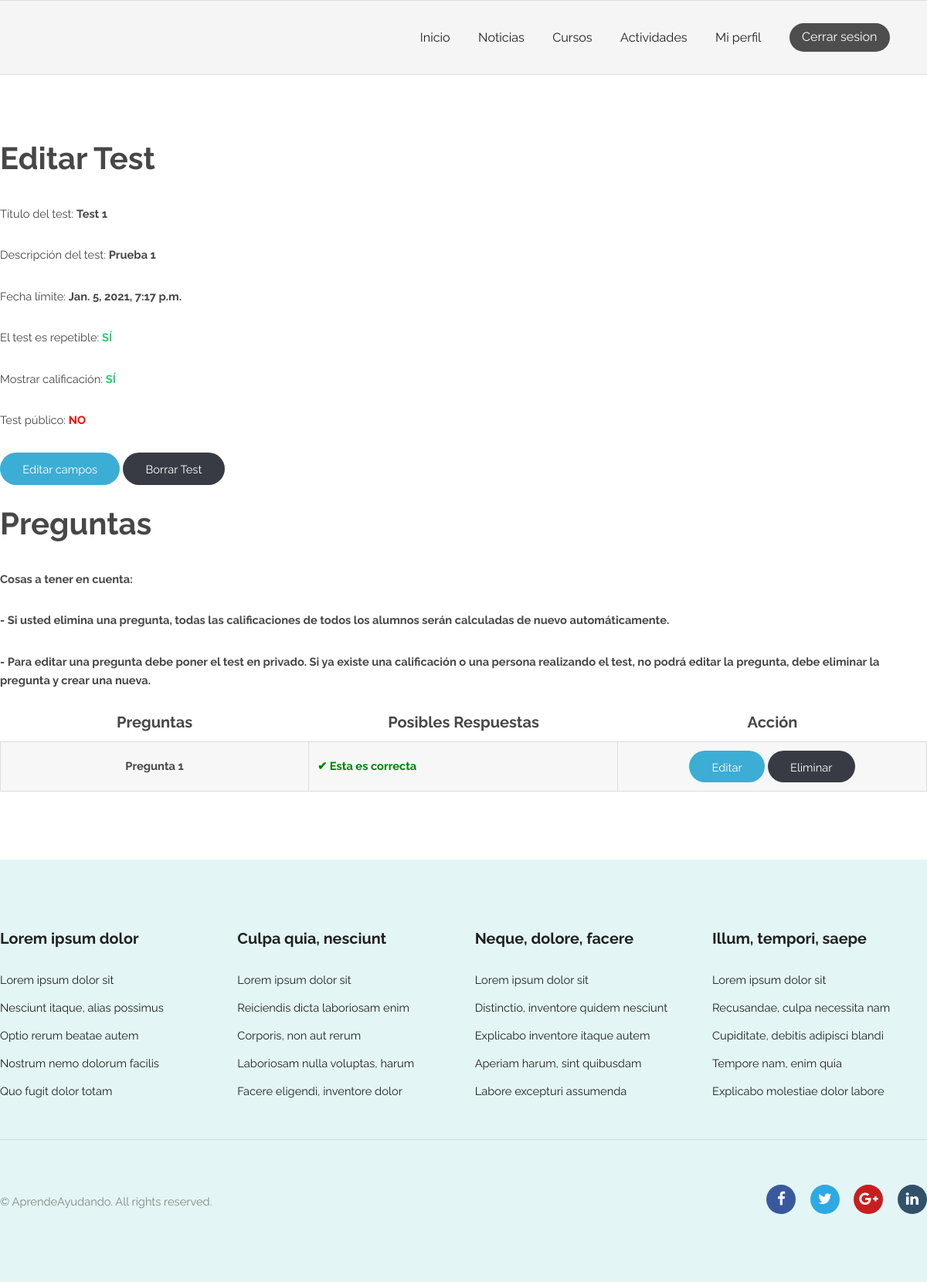
Before: /quiz/administrationquiz/2/ (signed in) with the older database file.
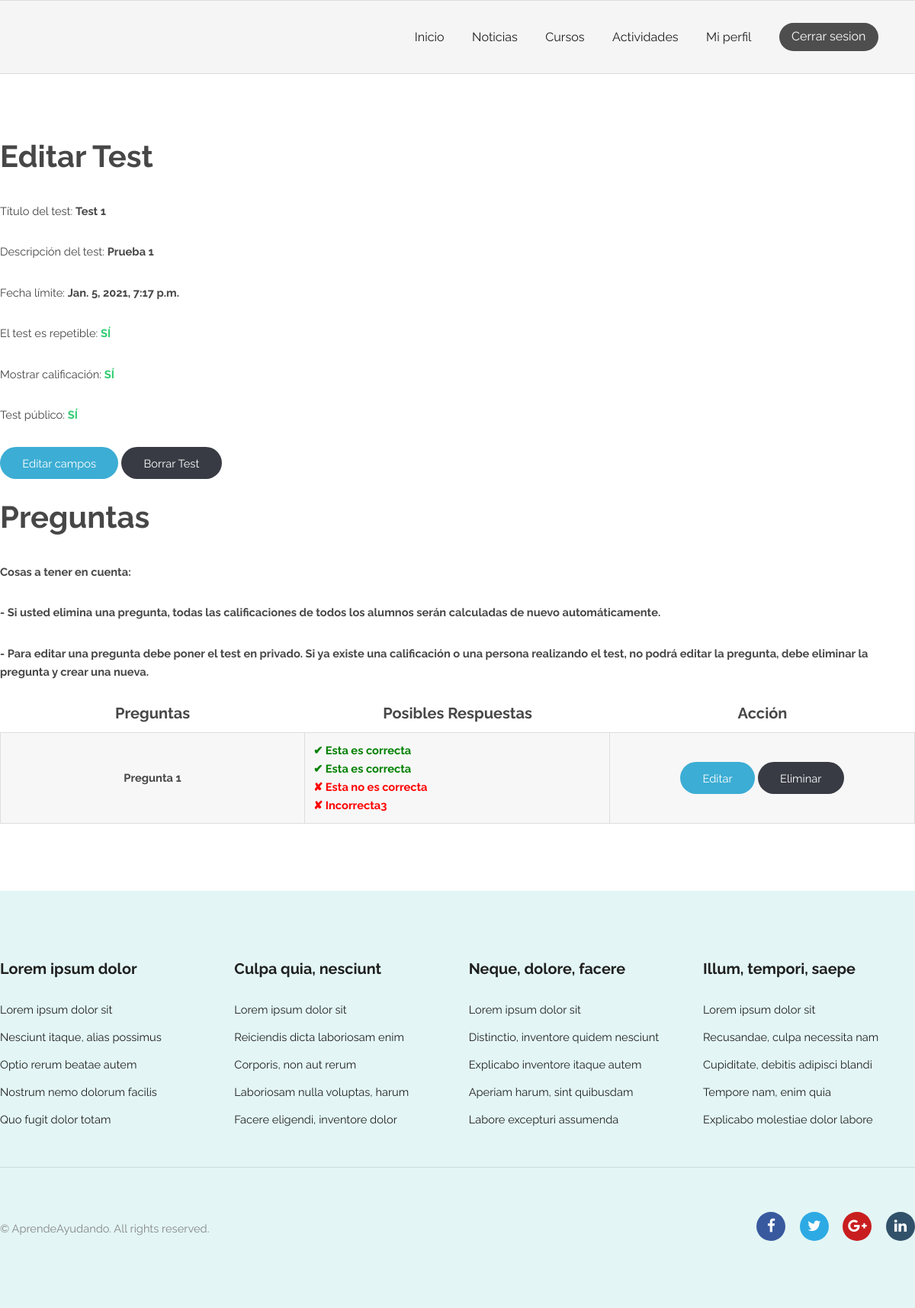
After: the same page with the newer database file.
### quiz/models.py (models this page shows, shortened)
class Quiz(models.Model):
    title = models.CharField(max_length=50)
    description = models.CharField(max_length=1000, blank=True, null=True)
    maximum_date = models.DateTimeField(verbose_name="Maximum Date", null=True, blank=True)
    repeatable = models.BooleanField()
    show_qualification = models.BooleanField(default=False)
    show_quiz = models.BooleanField(default=False)
    activity = models.ForeignKey(Activity, on_delete=models.CASCADE, null=True, blank=True)
    course = models.ForeignKey(Course, on_delete=models.CASCADE, null=True, blank=True)
    class Meta:
        constraints = [
            models.CheckConstraint(
                check = (
                    models.Q(activity__isnull = True, course__isnull = False)
                    |
                    models.Q(activity__isnull = False, course__isnull = True)
                ),
                name='Quiz_activityAndCourse_are_null_or_notnull'
            ),
        ]

class Question(models.Model):
    text = models.CharField(max_length=500)
    question_score = models.IntegerField()  #Los puntos por cada respuesta positiva
    question_negative_score = models.IntegerField(default=0) #Los puntos negativos por cada respuesta erronea
    quiz = models.ForeignKey(Quiz, on_delete=models.CASCADE)

class Answer(models.Model):
    text = models.CharField(max_length=500)
    correct = models.BooleanField()
    question = models.ForeignKey(Question, on_delete=models.CASCADE)

### quiz/views.py (the view)
# urls.py: path('administrationquiz/<int:quiz_id>/', views.administrationQuiz, name='administrationQuiz'),
@login_required
@permission_required('quiz.change_quiz', raise_exception=True)
def administrationQuiz(request, quiz_id):
    quiz = get_object_or_404(Quiz, pk=quiz_id)
    if quiz.course == None:
        isOwner = quiz.activity.entity == request.user
        is_course = False
        activity_or_course_id = quiz.activity.id
    else:
        isOwner = quiz.course.teacher == request.user
        is_course = True
        activity_or_course_id = quiz.course.id
    if not isOwner and not request.user.is_superuser:
        return HttpResponseForbidden()
    list_questions = Question.objects.filter(quiz=quiz_id)
    dic_answers = {}
    for question in list_questions:
        list_answers = Answer.objects.filter(question=question)
        dic_answers[question.id] = list_answers
    ctx = {
        'list_questions':list_questions,
        'dic_answers': dic_answers,
        'quiz':quiz
    }
    return render(request, 'quiz/administrationquiz.html', ctx)

### AprendeAyudando/templatetags/auth_extras.py (called while the page is built)
@register.filter(name='get_item_from_index')
def get_list_items_card(list, quiz_id):
    return list[quiz_id]

### AprendeAyudando/templates/quiz/administrationquiz.html (shortened to what this page needs)
{% extends "registration/base.html" %}
{% load auth_extras %}
{% block style %}
    {% load static %}
    <link rel="stylesheet" type="text/css" href="{% static 'activity/style.css' %}">
{% endblock %}
{% block content %}
    <section class="wrapper align-left login">
        <div class="container 100%">
            <h1 class="bigger">Editar Test</h1>
            <p>Título del test: <strong>{{ quiz.title }}</strong></p>
            <p>Descripción del test: <strong>{{ quiz.description }}</strong></p>
            {% if quiz.maximum_date is None %}
                <p>Fecha límite: <strong>Sin fecha límite</strong></p>
            {% else %}
                <p>Fecha límite: <strong>{{ quiz.maximum_date }}</strong></p>
            {% endif %}
            {% if quiz.repeatable %}
                <p>El test es repetible: <strong style="color:#2ECC71">SÍ</strong></p>
            {% else %}
                <p>El test es repetible: <strong style="color:red">NO</strong></p>
            {% endif %}
            {% if quiz.show_qualification %}
                <p>Mostrar calificación: <strong style="color:#2ECC71">SÍ</strong></p>
            {% else %}
                <p>Mostrar calificación: <strong style="color:red">NO</strong></p>
            {% endif %}
            {% if quiz.show_quiz %}
                <p>Test público: <strong style="color:#2ECC71">SÍ</strong></p>
            {% else %}
                <p>Test público: <strong style="color:red">NO</strong></p>
            {% endif %}
            <a href="{% url 'quiz:updateQuiz' quiz.id %}" type="submit" class="letraEnBlanco" style="margin-bottom:30px">Editar campos</a>
            <a href="{% url 'quiz:deleteQuiz' quiz.id %}" class="button special">Borrar Test</a>
            <h1 class="bigger">Preguntas</h1>
            <p><strong>Cosas a tener en cuenta:</p>
            <p>- Si usted elimina una pregunta, todas las calificaciones de todos los alumnos serán calculadas de nuevo automáticamente.</p>
            <p>
                - Para editar una pregunta debe poner el test en privado. Si ya existe una calificación o una persona realizando el test,
                no podrá editar la pregunta, debe eliminar la pregunta y crear una nueva.
            </p></strong>
            {% if list_questions %}
                <table class="alt">
                    <thead>
                        <tr>
                            <th style="text-align:center;" width="33%"><strong style="font-size:20px">Preguntas</strong></th>
                            <th style="text-align:center;" width="33%"><strong style="font-size:20px">Posibles Respuestas</strong></th>
                            <th style="text-align:center;" width="33%"><strong style="font-size:20px">Acción</strong></th>
                        </tr>
                    </thead>
                    <tbody>
                    {% for question in list_questions %}
                        <tr>
                            <td style="text-align: center; vertical-align: middle;"><strong>{{ question.text }}</strong></td>
                            <td style="text-align: left; vertical-align: middle;">
                                {% with list_answers=dic_answers|get_item_from_index:question.id %}
                                    {% for answer in list_answers %}
                                        {% if answer.correct %}
                                            <p style="margin-bottom:0px;"><strong style="color:green">&#10004; {{answer.text}}</strong></p>
                                        {% else %}
                                            <p style="margin-bottom:0px;"><strong style="color:red">&#10008; {{answer.text}}</strong></p>
                                        {% endif %}
                                    {% endfor %}
                                {% endwith %}
                            </td>
                            <td style="text-align: center; vertical-align: middle;">
                                <a href="{% url 'quiz:updateQuestion' question.id %}" type="submit" class="letraEnBlanco">Editar</a>
                                <a href="{% url 'quiz:deleteQuestion' question.id %}" class="button special">Eliminar</a>
                            </td>
                        </tr>
                    {% endfor %}
                    </tbody>
                </table>
            {% else %}
                <p>No hay preguntas disponibles.</p>
            {% endif %}
        </div>
    </section>
{% endblock %}

### AprendeAyudando/templates/registration/base.html (shortened to what this page needs)
{% load static %}
<!DOCTYPE html>
<html>
  <head>
    <link rel="stylesheet" type="text/css" href="{% static 'general/css/skel.css' %}" />
	<link rel="stylesheet" type="text/css" href="{% static 'general/css/style.css' %}" />
	<link rel="stylesheet" type="text/css" href="{% static 'general/css/style-xlarge.css' %}"/>
	<link rel="stylesheet" href="https://cdnjs.cloudflare.com/ajax/libs/font-awesome/4.7.0/css/font-awesome.min.css">
	{% block style %}
    {% endblock %}
  </head>
  <body class="landing">
			<header id="header">
				<nav id="nav">
					<div class="right">
						<ul>
							<li><a href="/">Inicio</a></li>
							<li><a href="/news">Noticias</a></li>
							<li><a href="/courses">Cursos</a></li>
							<li><a href="/activity">Actividades</a></li>
							{% if not user.is_authenticated %}
								<li><a href="/register" >Registro</a></li>
								<li><a href="/accounts/login" class="button special" >Login</a></li>
							{% else %}
								<li><a href="/account" >Mi perfil</a></li>
								<li><a href="{% url 'logout' %}" class="button special" >Cerrar sesion</a></li>
							{% endif %}
						</ul>
					</div>
				</nav>
            </header>
            {% block content %}
            {% endblock %}
			<footer id="footer">
				<div class="container">
					<section class="links">
						<div class="row">
							<section class="3u 6u(medium) 12u$(small)">
								<h3>Lorem ipsum dolor</h3>
								<ul class="unstyled">
									<li><a href="#">Lorem ipsum dolor sit</a></li>
									<li><a href="#">Nesciunt itaque, alias possimus</a></li>
									<li><a href="#">Optio rerum beatae autem</a></li>
									<li><a href="#">Nostrum nemo dolorum facilis</a></li>
									<li><a href="#">Quo fugit dolor totam</a></li>
								</ul>
							</section>
							<section class="3u 6u$(medium) 12u$(small)">
								<h3>Culpa quia, nesciunt</h3>
								<ul class="unstyled">
									<li><a href="#">Lorem ipsum dolor sit</a></li>
									<li><a href="#">Reiciendis dicta laboriosam enim</a></li>
									<li><a href="#">Corporis, non aut rerum</a></li>
									<li><a href="#">Laboriosam nulla voluptas, harum</a></li>
									<li><a href="#">Facere eligendi, inventore dolor</a></li>
								</ul>
							</section>
							<section class="3u 6u(medium) 12u$(small)">
								<h3>Neque, dolore, facere</h3>
								<ul class="unstyled">
									<li><a href="#">Lorem ipsum dolor sit</a></li>
									<li><a href="#">Distinctio, inventore quidem nesciunt</a></li>
									<li><a href="#">Explicabo inventore itaque autem</a></li>
									<li><a href="#">Aperiam harum, sint quibusdam</a></li>
									<li><a href="#">Labore excepturi assumenda</a></li>
								</ul>
							</section>
							<section class="3u$ 6u$(medium) 12u$(small)">
								<h3>Illum, tempori, saepe</h3>
								<ul class="unstyled">
									<li><a href="#">Lorem ipsum dolor sit</a></li>
									<li><a href="#">Recusandae, culpa necessita nam</a></li>
									<li><a href="#">Cupiditate, debitis adipisci blandi</a></li>
									<li><a href="#">Tempore nam, enim quia</a></li>
									<li><a href="#">Explicabo molestiae dolor labore</a></li>
								</ul>
							</section>
						</div>
					</section>
					<div class="row">
						<div class="8u 12u$(medium)">
							<ul class="copyright">
								<li>&copy; AprendeAyudando. All rights reserved.</li>
							</ul>
						</div>
						<div class="4u$ 12u$(medium)">
							<ul class="icons">
								<li>
									<a class="icon rounded fa-facebook"><span class="label">Facebook</span></a>
								</li>
								<li>
									<a class="icon rounded fa-twitter"><span class="label">Twitter</span></a>
								</li>
								<li>
									<a class="icon rounded fa-google-plus"><span class="label">Google+</span></a>
								</li>
								<li>
									<a class="icon rounded fa-linkedin"><span class="label">LinkedIn</span></a>
								</li>
							</ul>
						</div>
					</div>
				</div>
			</footer>
	</body>
</html>

### AprendeAyudando/static/general/css/skel.css (style rules this page uses)
html,body,div,span,applet,object,iframe,h1,h2,h3,h4,h5,h6,p,blockquote,pre,a,abbr,acronym,address,big,cite,code,del,dfn,em,img,ins,kbd,q,s,samp,small,strike,strong,sub,sup,tt,var,b,u,i,center,dl,dt,dd,ol,ul,li,fieldset,form,label,legend,table,caption,tbody,tfoot,thead,tr,th,td,article,aside,canvas,details,embed,figure,figcaption,footer,header,hgroup,menu,nav,output,ruby,section,summary,time,mark,audio,video { margin:0;padding:0;border:0;font-size:100%;font:inherit;vertical-align:baseline; }
article,aside,details,figcaption,figure,footer,header,hgroup,menu,nav,section { display:block; }
body { line-height:1; }
ol,ul { list-style:none; }
table { border-collapse:collapse;border-spacing:0; }
body { -webkit-text-size-adjust:none }
*, *:before, *:after { -moz-box-sizing: border-box; -webkit-box-sizing: border-box; box-sizing: border-box; }
.container { margin-left: auto; margin-right: auto; width: 1200px; }
.row { border-bottom: solid 1px transparent; }
.row > * { float: left; }
.row:after, .row:before { content: ''; display: block; clear: both; height: 0; }
.row > * { padding: 0 0 0 2em; }
.row { margin: 0 0 -1px -2em; }
.\38 u, .\38 u\24 { width: 66.6666666667%; clear: none; margin-left: 0; }
.\34 u, .\34 u\24 { width: 33.3333333333%; clear: none; margin-left: 0; }
.\33 u, .\33 u\24 { width: 25%; clear: none; margin-left: 0; }

### AprendeAyudando/static/general/css/style-xlarge.css (style rules this page uses)
body, input, select, textarea { font-size: 11pt; }

### AprendeAyudando/static/activity/style.css (style rules this page uses)
input[type="submit"].letraEnBlanco, a[type="submit"].letraEnBlanco { color: #FFFFFF !important; }

Changed rows visible on the page:
changed Quiz "Test 1": show_quiz False → True (drawn)
added Answer: text "Esta es correcta"
added Answer: text "Esta no es correcta"
added Answer: text "Incorrecta3"
Other visible differences:
text no longer shown: "NO"
text now shown: "SÍ"
